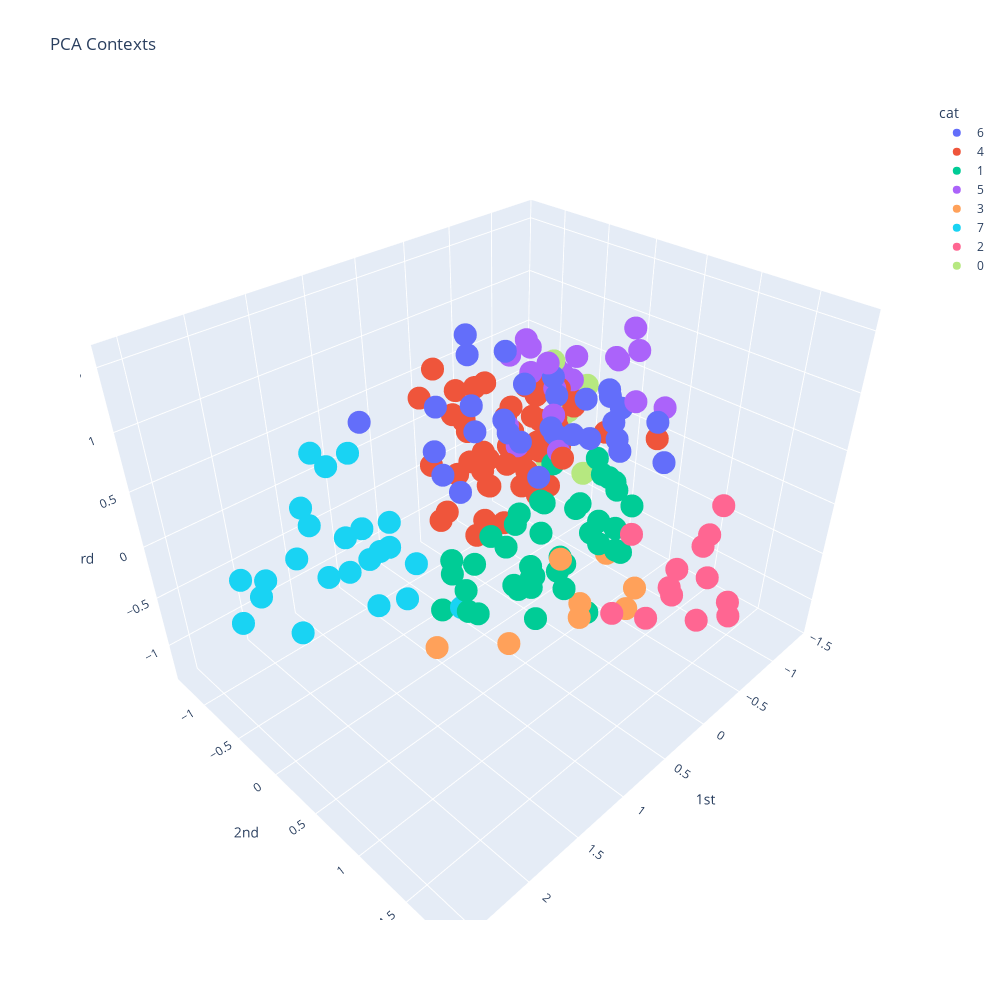

Notebook cell for this chart:
### Code cell
df = pd.DataFrame({
'cat':[str(c) for c in contexts_kmeans.labels_], 'labels':labels, '1st':context_PCA[:,0], '2nd':context_PCA[:,1], '3rd':context_PCA[:,2]
})
fig_contexts = px.scatter_3d(df, x='1st', y='2nd', z='3rd',
                    color='cat',
                    hover_name= "labels",
                    title="PCA Contexts",
                    width=1000, height=1000,)
fig_contexts.show()

### Figure 1 — Plotly figure (JSON) as saved in the notebook; plotly's stock layout.template omitted (floating-point values rounded to 4 significant figures)
{"data": [{"hovertemplate": "<b>%{hovertext}</b><br><br>cat=6<br>1st=%{x}<br>2nd=%{y}<br>3rd=%{z}<extra></extra>", "hovertext": [["SUBST", "SUBST"], ["SUBST", "ADJ"], ["VERB", "SUBST"], ["VERB", "ADJ"], ["PREP", "SUBST"], ["PREP", "ADJ"], ["PREP", "ADV"], ["PREP", "UNC"], ["ADJ", "SUBST"], ["ADJ", "ADJ"], ["ADJ", "UNC"], ["PUN", "SUBST"], ["PUN", "ADJ"], ["ART", "SUBST"], ["ART", "ADJ"], ["ART", "PUQ"], ["PRON", "SUBST"], ["PRON", "ADJ"], ["ADV", "SUBST"], ["ADV", "ADJ"], ["CONJ", "SUBST"], ["CONJ", "ADJ"], ["PUQ", "SUBST"], ["PUQ", "ADJ"], ["UNC", "SUBST"], ["UNC", "ADJ"], ["UNC", "UNC"], ["PUR", "SUBST"], ["PUR", "ADJ"], ["PUR", "PUQ"]], "legendgroup": "6", "marker": {"color": "#636efa", "symbol": "circle"}, "mode": "markers", "name": "6", "scene": "scene", "showlegend": true, "type": "scatter3d", "x": [-0.2981, -0.3896, -0.2509, -0.4173, 1.208, 0.859, 0.7878, 0.8075, 0.7118, 0.5488, 0.6249, 0.2174, -0.2215, 1.892, 0.734, 1.335, 0.2881, -0.02548, -0.532, -0.7456, 0.3961, 0.1981, 0.1239, -0.3443, 0.5566, 0.2183, -0.02612, -0.3158, -0.3455, -0.175], "y": [-0.008308, -0.04621, 0.5985, 0.5341, 0.6698, 0.6278, -0.1408, 0.07594, 0.06409, -0.09685, -0.4202, 1.06, 1.172, 0.3753, 0.6234, 0.4405, 0.03288, -0.06468, 0.3927, 0.3488, 0.8072, 0.8002, 1.022, 0.9963, -0.05514, -0.04906, 0.1108, 0.3249, -0.01235, 0.09468], "z": [0.8495, 0.6338, 0.9843, 0.6085, 1.263, 1.09, 0.3599, 0.314, 1.574, 1.309, 0.3765, 0.9495, 0.6107, 1.494, 0.9616, 1.403, 1.292, 0.8675, 0.7391, 0.5308, 0.9572, 0.8374, 0.7937, 0.8292, 0.9086, 0.6508, 0.07815, 0.7729, 0.3003, 0.4765]}, {"hovertemplate": "<b>%{hovertext}</b><br><br>cat=4<br>1st=%{x}<br>2nd=%{y}<br>3rd=%{z}<extra></extra>", "hovertext": [["SUBST", "VERB"], ["SUBST", "PREP"], ["SUBST", "ART"], ["SUBST", "PRON"], ["SUBST", "ADV"], ["SUBST", "CONJ"], ["SUBST", "UNC"], ["SUBST", "PUL"], ["VERB", "VERB"], ["VERB", "PREP"], ["VERB", "ART"], ["VERB", "PRON"], ["VERB", "ADV"], ["VERB", "CONJ"], ["PREP", "ART"], ["PREP", "PRON"], ["ADJ", "ART"], ["ADJ", "PRON"], ["ADJ", "ADV"], ["ADJ", "CONJ"], ["ART", "ART"], ["PRON", "VERB"], ["PRON", "PREP"], ["PRON", "ART"], ["PRON", "PRON"], ["PRON", "ADV"], ["PRON", "CONJ"], ["PRON", "UNC"], ["PRON", "PUR"], ["PRON", "PUL"], ["ADV", "VERB"], ["ADV", "PREP"], ["ADV", "ART"], ["ADV", "PRON"], ["ADV", "ADV"], ["ADV", "CONJ"], ["CONJ", "ART"], ["PUQ", "ART"], ["UNC", "ART"], ["UNC", "PRON"], ["UNC", "ADV"], ["UNC", "CONJ"], ["UNC", "INTERJ"], ["PUR", "PREP"], ["PUR", "ART"], ["PUR", "PRON"], ["PUR", "ADV"], ["PUR", "CONJ"], ["PUR", "UNC"], ["PUR", "PUL"], ["INTERJ", "VERB"]], "legendgroup": "4", "marker": {"color": "#EF553B", "symbol": "circle"}, "mode": "markers", "name": "4", "scene": "scene", "showlegend": true, "type": "scatter3d", "x": [-0.0417, -0.424, -0.9293, -0.982, -0.6263, -1.239, -0.408, -0.552, -0.2593, 0.06811, -0.6009, -0.8617, -0.5492, -0.5296, 0.5106, 0.264, -0.4413, -0.1604, 0.1775, -0.06393, -1.246, 0.3229, 0.06054, -0.1143, -0.5228, -0.1313, -0.4702, -0.1329, 0.1422, 0.2242, -0.4992, -0.2716, -1.05, -1.107, -0.9593, -0.9214, -0.2367, -0.7071, -0.647, -0.5586, -0.2861, -0.0355, 0.1745, -0.06623, -0.8392, -0.8043, -0.6324, -0.5761, 0.1435, -0.08908, -0.4757], "y": [-0.4959, -0.8677, -0.6282, -0.9519, -0.8645, -0.5767, -0.2635, -0.3782, -0.05514, -0.4308, -0.2122, -0.4335, -0.3656, -0.3429, -0.1316, -0.4569, -0.9422, -1.312, -1.11, -0.962, 0.3858, -0.4878, -1.128, -0.9695, -1.16, -0.8849, -1.211, -0.5878, -0.9322, -0.7489, -0.1995, -0.5273, -0.3926, -0.6265, -0.5472, -0.4554, 0.1765, 0.2313, -0.5108, -0.7297, -0.4913, -0.5583, -0.328, -0.6784, -0.7285, -0.5393, -0.778, -0.6118, -0.08772, -0.1371, -0.445], "z": [-0.2971, -0.6611, 0.3157, 0.155, 0.001196, -0.01226, 0.0903, -0.5856, -0.1268, -0.5824, 0.1823, 0.3682, 0.2054, -0.0894, 0.3601, 0.4892, 0.3934, 0.4967, 0.4155, 0.2155, 0.04144, -0.007488, -0.3289, 0.4306, 0.2339, 0.1676, -0.2306, -0.1064, -0.8032, -0.5748, -0.3757, -0.8324, 0.1902, 0.1848, -0.004932, -0.2585, 0.1982, 0.2693, 0.3556, 0.187, 0.002274, -0.1696, 0.2151, -0.9488, -0.01934, 0.009377, -0.1135, -0.2892, 0.1917, -0.1541, -0.3217]}, {"hovertemplate": "<b>%{hovertext}</b><br><br>cat=1<br>1st=%{x}<br>2nd=%{y}<br>3rd=%{z}<extra></extra>", "hovertext": [["SUBST", "PUN"], ["VERB", "PUN"], ["VERB", "UNC"], ["VERB", "PUL"], ["PUN", "VERB"], ["PUN", "PREP"], ["PUN", "PUN"], ["PUN", "ART"], ["PUN", "PRON"], ["PUN", "ADV"], ["PUN", "CONJ"], ["PUN", "UNC"], ["PUN", "PUL"], ["PUN", "INTERJ"], ["PRON", "PUN"], ["ADV", "PUN"], ["ADV", "UNC"], ["ADV", "PUL"], ["CONJ", "VERB"], ["CONJ", "PREP"], ["CONJ", "PUN"], ["CONJ", "PRON"], ["CONJ", "ADV"], ["CONJ", "CONJ"], ["CONJ", "UNC"], ["CONJ", "PUL"], ["PUQ", "VERB"], ["PUQ", "PREP"], ["PUQ", "PUN"], ["PUQ", "PRON"], ["PUQ", "ADV"], ["PUQ", "CONJ"], ["PUQ", "PUQ"], ["PUQ", "UNC"], ["PUQ", "PUL"], ["UNC", "PUN"], ["UNC", "PUL"], ["PUR", "VERB"], ["PUR", "PUN"], ["INTERJ", "PUN"], ["INTERJ", "PUL"]], "legendgroup": "1", "marker": {"color": "#00cc96", "symbol": "circle"}, "mode": "markers", "name": "1", "scene": "scene", "showlegend": true, "type": "scatter3d", "x": [-0.5162, -0.009027, -0.5763, -0.2476, 0.2473, 0.1968, -0.01096, -0.4332, -0.3433, -0.07995, -0.3441, -0.1541, -0.4764, -0.4987, 0.3992, -0.1561, -0.7629, -0.09598, 0.8473, 0.6936, 0.6553, -0.2287, 0.1061, -0.02316, 0.009387, 0.7886, 0.5293, 0.1729, 0.4115, -0.6247, -0.2105, -0.2181, -0.2278, -0.5672, -0.3376, 0.7275, 0.4549, 0.2139, -0.07648, -0.3262, 0.1011], "y": [-0.0417, 0.071, 0.4722, -0.04532, 0.6693, 0.2889, 0.7136, 0.6054, 0.5114, 0.7333, 0.7093, 0.8283, 0.6653, 0.4666, -0.5117, -0.07652, 0.1205, -0.2148, 0.2587, -0.01442, 0.08654, 0.08074, 0.2591, -0.1001, 0.5483, 0.1106, 0.3778, 0.2401, 0.5164, 0.2966, 0.4099, 0.5329, -0.001395, 0.6736, 0.1692, -0.2845, -0.4505, -0.2061, -0.1479, 0.09706, -0.134], "z": [-1.101, -0.994, -0.05818, -0.687, -0.6105, -0.7284, -0.9951, -0.006313, -0.3199, -0.2966, -0.5188, -0.1312, -0.638, 0.02082, -1.047, -1.028, -0.06296, -0.6006, -0.2534, -0.77, -0.9873, 0.1029, -0.01956, -0.3937, 0.002764, -0.8634, -0.5805, -0.8938, -0.9242, -0.08447, -0.1269, -0.3652, -0.331, -0.1959, -0.9632, -1.128, -0.8292, -0.565, -1.292, -1.082, -0.7016]}, {"hovertemplate": "<b>%{hovertext}</b><br><br>cat=5<br>1st=%{x}<br>2nd=%{y}<br>3rd=%{z}<extra></extra>", "hovertext": [["SUBST", "PUQ"], ["SUBST", "INTERJ"], ["VERB", "PUQ"], ["VERB", "INTERJ"], ["PREP", "PUQ"], ["PREP", "INTERJ"], ["ADJ", "PUQ"], ["ADJ", "INTERJ"], ["PUN", "PUQ"], ["PRON", "PUQ"], ["PRON", "INTERJ"], ["ADV", "PUQ"], ["ADV", "INTERJ"], ["CONJ", "PUQ"], ["CONJ", "INTERJ"], ["PUQ", "INTERJ"], ["UNC", "PUQ"], ["PUR", "INTERJ"], ["INTERJ", "PUQ"], ["INTERJ", "PUR"]], "legendgroup": "5", "marker": {"color": "#ab63fa", "symbol": "circle"}, "mode": "markers", "name": "5", "scene": "scene", "showlegend": true, "type": "scatter3d", "x": [-0.7766, -1.173, -0.8117, -0.6831, 0.3971, 0.03513, -0.3161, -0.5754, -0.5488, -0.1745, -0.8518, -0.8818, -1.08, -0.3265, -0.2399, -0.7487, -0.2771, -1.099, -0.8658, -0.2968], "y": [0.2367, -0.7629, 0.3752, -0.329, 0.3454, -0.1891, -0.2824, -0.7671, 0.9065, 0.04188, -0.7706, 0.381, -0.4736, 0.6031, 0.1269, 0.4856, 0.02721, -0.6063, -0.2554, -0.3959], "z": [0.939, 0.3528, 1.228, 0.4789, 1.526, 0.4645, 1.009, 0.6775, 0.8341, 1.035, 0.4087, 1.013, 0.3594, 1.206, 0.2413, 0.6432, 0.5253, 0.3613, 0.743, 0.04181]}, {"hovertemplate": "<b>%{hovertext}</b><br><br>cat=3<br>1st=%{x}<br>2nd=%{y}<br>3rd=%{z}<extra></extra>", "hovertext": [["SUBST", "PUR"], ["VERB", "PUR"], ["PREP", "PUR"], ["PUN", "PUR"], ["ADV", "PUR"], ["CONJ", "PUR"], ["PUQ", "PUR"], ["PUR", "PUR"], ["PUL", "PUR"]], "legendgroup": "3", "marker": {"color": "#FFA15A", "symbol": "circle"}, "mode": "markers", "name": "3", "scene": "scene", "showlegend": true, "type": "scatter3d", "x": [-0.3139, -0.6262, 1.207, -0.3297, -0.08544, 0.6241, 0.1516, 0.1589, -0.328], "y": [0.1372, 0.4034, 0.1867, 0.8802, -0.005031, 0.419, 0.7672, 0.7707, 0.9498], "z": [-0.9143, -0.874, -0.9393, -1.047, -1.153, -1.127, -0.9175, -0.7597, -0.777]}, {"hovertemplate": "<b>%{hovertext}</b><br><br>cat=7<br>1st=%{x}<br>2nd=%{y}<br>3rd=%{z}<extra></extra>", "hovertext": [["PREP", "VERB"], ["PREP", "PREP"], ["PREP", "PUN"], ["PREP", "CONJ"], ["PREP", "PUL"], ["ADJ", "VERB"], ["ADJ", "PREP"], ["ADJ", "PUN"], ["ADJ", "PUR"], ["ADJ", "PUL"], ["ART", "VERB"], ["ART", "PREP"], ["ART", "PUN"], ["ART", "PRON"], ["ART", "ADV"], ["ART", "CONJ"], ["ART", "UNC"], ["ART", "PUR"], ["ART", "PUL"], ["ART", "INTERJ"], ["UNC", "VERB"], ["UNC", "PREP"], ["UNC", "PUR"]], "legendgroup": "7", "marker": {"color": "#19d3f3", "symbol": "circle"}, "mode": "markers", "name": "7", "scene": "scene", "showlegend": true, "type": "scatter3d", "x": [1.242, 1.367, 1.469, 1.206, 1.654, 1.183, 1.544, 1.765, 1.197, 1.231, 2.319, 2.47, 2.558, 1.646, 1.647, 2.308, 2.067, 1.953, 2.184, 1.652, 1.179, 1.034, 0.7308], "y": [0.03446, -0.3863, -0.1817, -0.3104, -0.2523, -0.803, -0.9147, -0.8031, -0.162, -0.6455, -0.6967, -0.1335, -0.2963, -0.6059, -0.2739, -0.341, -0.1412, -0.08124, -0.1543, -0.4133, -0.368, -0.6941, -0.03536], "z": [-0.1522, -0.2757, -0.5652, 0.04076, -0.1643, 0.4402, -0.1299, -0.2806, -0.646, -0.1821, -0.1149, 0.1524, -0.1341, 0.7321, 0.1445, 0.08029, 0.6878, 0.05589, -0.3722, 0.7068, -0.2474, -0.5452, -0.9452]}, {"hovertemplate": "<b>%{hovertext}</b><br><br>cat=2<br>1st=%{x}<br>2nd=%{y}<br>3rd=%{z}<extra></extra>", "hovertext": [["PUL", "SUBST"], ["PUL", "VERB"], ["PUL", "PREP"], ["PUL", "ADJ"], ["PUL", "PUN"], ["PUL", "ART"], ["PUL", "PRON"], ["PUL", "ADV"], ["PUL", "CONJ"], ["PUL", "PUQ"], ["PUL", "UNC"], ["PUL", "PUL"], ["PUL", "INTERJ"]], "legendgroup": "2", "marker": {"color": "#FF6692", "symbol": "circle"}, "mode": "markers", "name": "2", "scene": "scene", "showlegend": true, "type": "scatter3d", "x": [0.3631, 0.1469, 0.01497, -0.2886, -0.5304, -0.4726, -0.4593, -0.1963, -0.2255, 0.07511, -0.665, -0.1918, -0.2276], "y": [1.362, 1.413, 0.9928, 1.676, 1.731, 1.242, 1.535, 1.368, 1.632, 1.773, 1.38, 1.401, 1.869], "z": [0.3619, -0.5251, -0.8178, 0.4412, -0.7256, -0.4939, -0.4052, -0.4484, -0.6417, 0.3224, -0.1738, -0.5026, -0.3142]}, {"hovertemplate": "<b>%{hovertext}</b><br><br>cat=0<br>1st=%{x}<br>2nd=%{y}<br>3rd=%{z}<extra></extra>", "hovertext": [["INTERJ", "SUBST"], ["INTERJ", "PREP"], ["INTERJ", "ADJ"], ["INTERJ", "ART"], ["INTERJ", "PRON"], ["INTERJ", "ADV"], ["INTERJ", "CONJ"], ["INTERJ", "UNC"], ["INTERJ", "INTERJ"]], "legendgroup": "0", "marker": {"color": "#B6E880", "symbol": "circle"}, "mode": "markers", "name": "0", "scene": "scene", "showlegend": true, "type": "scatter3d", "x": [-0.8099, -0.9919, -1.231, -1.289, -1.326, -1.362, -1.281, -0.9146, -1.379], "y": [-0.4634, -0.6679, -0.4215, -0.5525, -0.6431, -0.7453, -0.7179, -0.1551, -0.6462], "z": [0.6474, -0.5282, 0.2681, 0.08541, 0.0236, -0.18, -0.1603, -0.415, 0.07631]}], "layout": {"height": 1000, "legend": {"title": {"text": "cat"}, "tracegroupgap": 0}, "scene": {"domain": {"x": [0, 1], "y": [0, 1]}, "xaxis": {"title": {"text": "1st"}}, "yaxis": {"title": {"text": "2nd"}}, "zaxis": {"title": {"text": "3rd"}}}, "title": {"text": "PCA Contexts"}, "width": 1000}}
